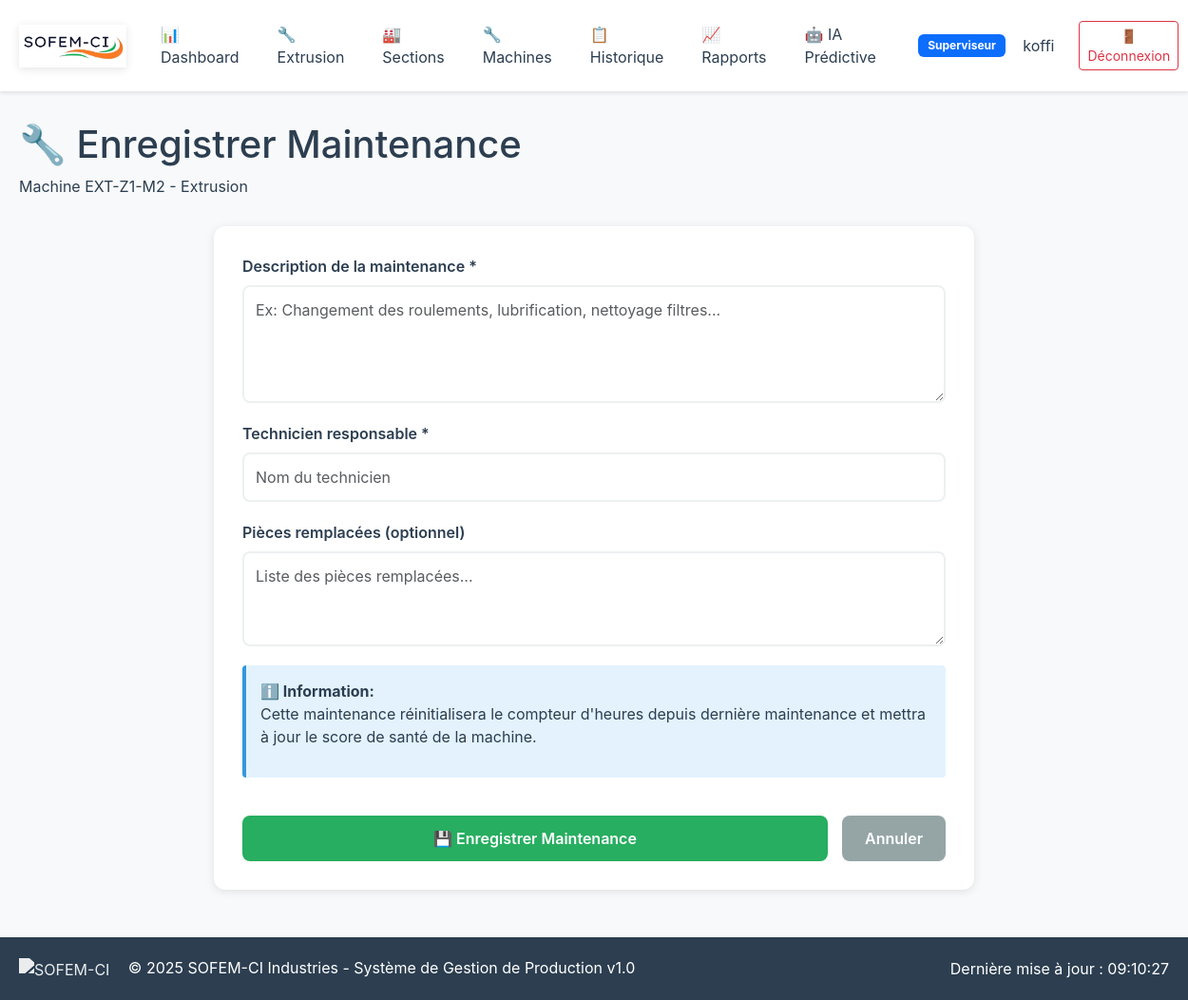
The page /ia/machine/21/maintenance/ (signed in) on the database its author committed.
### sofemci/models.py (models this page shows, shortened)
class CustomUser(AbstractUser):
    ROLES = [
        ('admin', 'Administrateur'),
        ('chef_extrusion', 'Chef Zone Extrusion'),
        ('chef_soudure', 'Chef Zone Soudure'),
        ('chef_imprimerie', 'Chef Zone Imprimerie'),
        ('chef_recyclage', 'Chef Zone Recyclage'),
        ('superviseur', 'Superviseur'),
        ('direction', 'Direction'),
    ]
    role = models.CharField(max_length=20, choices=ROLES, default='superviseur')
    telephone = models.CharField(max_length=20, blank=True)
    date_embauche = models.DateField(null=True, blank=True)
    actif = models.BooleanField(default=True)
    class Meta:
        verbose_name = "Utilisateur"
        verbose_name_plural = "Utilisateurs"

class Machine(models.Model):
    TYPES_MACHINE = [
        ('extrudeuse', 'Extrudeuse'),
        ('refroidisseur', 'Refroidisseur'),
        ('enrouleur', 'Enrouleur'),
        ('imprimante', 'Imprimante'),
        ('soudeuse', 'Soudeuse'),
        ('moulinex', 'Moulinex'),
    ]
    ETATS = [
        ('actif', 'Active'),
        ('maintenance', 'Maintenance'),
        ('arret', 'Arrêtée'),
        ('panne', 'En Panne'),
    ]
    SECTIONS = [
        ('extrusion', 'Extrusion'),
        ('imprimerie', 'Imprimerie'),
        ('soudure', 'Soudure'),
        ('recyclage', 'Recyclage'),
    ]
    numero = models.CharField(max_length=10)
    type_machine = models.CharField(max_length=20, choices=TYPES_MACHINE)
    section = models.CharField(max_length=20, choices=SECTIONS)
    zone_extrusion = models.ForeignKey(ZoneExtrusion, on_delete=models.CASCADE, null=True, blank=True)
    etat = models.CharField(max_length=15, choices=ETATS, default='actif')
    date_installation = models.DateField(null=True, blank=True)
    derniere_maintenance = models.DateField(null=True, blank=True)
    capacite_horaire = models.DecimalField(max_digits=10, decimal_places=2, null=True, blank=True)
    observations = models.TextField(blank=True)
    heures_fonctionnement_totales = models.DecimalField(
        max_digits=10,
        decimal_places=2,
        default=0,
        verbose_name="Heures de fonctionnement totales",
        help_text="Nombre total d'heures depuis installation"
    )
    heures_depuis_derniere_maintenance = models.DecimalField(
        max_digits=10,
        decimal_places=2,
        default=0,
        verbose_name="Heures depuis dernière maintenance"
    )
    prochaine_maintenance_prevue = models.DateField(
        null=True,
        blank=True,
        verbose_name="Prochaine maintenance prévue"
    )
    frequence_maintenance_jours = models.IntegerField(
        default=90,
        verbose_name="Fréquence maintenance (jours)",
        help_text="Intervalle recommandé entre maintenances"
    )
    nombre_pannes_totales = models.IntegerField(
        default=0,
        verbose_name="Nombre de pannes totales"
    )
    nombre_pannes_6_derniers_mois = models.IntegerField(
        default=0,
        verbose_name="Pannes - 6 derniers mois"
    )
    nombre_pannes_1_dernier_mois = models.IntegerField(
        default=0,
        verbose_name="Pannes - dernier mois"
    )
    date_derniere_panne = models.DateTimeField(
        null=True,
        blank=True,
        verbose_name="Date dernière panne"
    )
    duree_moyenne_reparation = models.DecimalField(
        max_digits=6,
        decimal_places=2,
        default=0,
        verbose_name="Durée moyenne réparation (heures)"
    )
    consommation_electrique_kwh = models.DecimalField(
        max_digits=10,
        decimal_places=2,
        default=0,
        verbose_name="Consommation électrique actuelle (kWh)",
        help_text="Consommation moyenne par heure"
    )
    consommation_electrique_nominale = models.DecimalField(
        max_digits=10,
        decimal_places=2,
        default=0,
        verbose_name="Consommation nominale (kWh)",
        help_text="Consommation normale à pleine charge"
    )
    temperature_actuelle = models.DecimalField(
        max_digits=5,
        decimal_places=2,
        null=True,
        blank=True,
        verbose_name="Température actuelle (°C)"
    )
    temperature_nominale = models.DecimalField(
        max_digits=5,
        decimal_places=2,
        default=0,
        verbose_name="Température nominale (°C)",
        help_text="Température normale de fonctionnement"
    )
    temperature_max_autorisee = models.DecimalField(
        max_digits=5,
        decimal_places=2,
        default=0,
        verbose_name="Température max autorisée (°C)"
    )
    score_sante_global = models.DecimalField(
        max_digits=5,
        decimal_places=2,
        default=100,
        verbose_name="Score santé global (%)",
        help_text="Score calculé par l'IA (0-100)"
    )
    probabilite_panne_7_jours = models.DecimalField(
        max_digits=5,
        decimal_places=2,
        default=0,
        verbose_name="Probabilité panne 7 jours (%)",
        help_text="Risque de panne dans les 7 prochains jours"
    )
    probabilite_panne_30_jours = models.DecimalField(
        max_digits=5,
        decimal_places=2,
        default=0,
        verbose_name="Probabilité panne 30 jours (%)"
    )
    anomalie_detectee = models.BooleanField(
        default=False,
        verbose_name="Anomalie détectée"
    )
    type_anomalie = models.CharField(
        max_length=100,
        blank=True,
        verbose_name="Type d'anomalie",
        help_text="Ex: Surchauffe, Surconsommation, Vibrations"
    )
    date_derniere_analyse_ia = models.DateTimeField(
        null=True,
        blank=True,
        verbose_name="Dernière analyse IA"
    )
    derniere_mise_a_jour_donnees = models.DateTimeField(
        auto_now=True,
        verbose_name="Dernière mise à jour données"
    )
    class Meta:
        unique_together = ['numero', 'section']
        ordering = ['section', 'numero']
        verbose_name = "Machine"
        verbose_name_plural = "Machines"

### sofemci/views.py (the view, shortened to what this page needs)
# urls.py: path('ia/machine/<int:machine_id>/maintenance/', views.enregistrer_maintenance_view, name='enregistrer_maintenance'),
@login_required
def enregistrer_maintenance_view(request, machine_id):
    machine = get_object_or_404(Machine, id=machine_id)
    context = {'machine': machine}
    return render(request, 'enregistrer_maintenance.html', context)

### templates/enregistrer_maintenance.html (shortened to what this page needs)
{% extends 'base.html' %}
{% load static %}
{% block content %}
<div class="container">
    <div class="page-header">
        <h1>🔧 Enregistrer Maintenance</h1>
        <p>Machine {{ machine.numero }} - {{ machine.get_section_display }}</p>
    </div>
    <div class="form-container">
        <form method="post" class="maintenance-form">
            <div class="form-group">
                <label for="description">Description de la maintenance *</label>
                <textarea id="description" name="description" rows="4" required class="form-control"
                          placeholder="Ex: Changement des roulements, lubrification, nettoyage filtres..."></textarea>
            </div>
            <div class="form-group">
                <label for="technicien">Technicien responsable *</label>
                <input type="text" id="technicien" name="technicien" required class="form-control"
                       placeholder="Nom du technicien">
            </div>
            <div class="form-group">
                <label for="pieces_remplacees">Pièces remplacées (optionnel)</label>
                <textarea id="pieces_remplacees" name="pieces_remplacees" rows="3" class="form-control"
                          placeholder="Liste des pièces remplacées..."></textarea>
            </div>
            <div class="info-box">
                <strong>ℹ️ Information:</strong>
                <p>Cette maintenance réinitialisera le compteur d'heures depuis dernière maintenance et mettra à jour le score de santé de la machine.</p>
            </div>
            <div class="form-actions">
                <button type="submit" class="btn-primary">💾 Enregistrer Maintenance</button>
                <a href="{% url 'machine_detail_ia' machine.id %}" class="btn-secondary">Annuler</a>
            </div>
        </form>
    </div>
</div>
{% endblock %}

### templates/base.html (shortened to what this page needs)
{% load static %}
<!DOCTYPE html>
<html lang="fr">
<head>
    <link href="https://cdn.jsdelivr.net/npm/bootstrap@5.3.0/dist/css/bootstrap.min.css" rel="stylesheet">
</head>
<body class="{% block body_class %}{% endblock %}">
   {% if user.is_authenticated %}
<nav class="navbar">
    <div class="container">
        <div class="d-flex justify-content-between align-items-center w-100">
            <div>
                <a href="{% url 'dashboard' %}" class="navbar-brand">
                    <img src="{% static 'img/logo_sofem_ci.jpeg' %}" alt="SOFEM-CI Logo" class="navbar-logo">
                </a>
            </div>
            <div class="d-flex align-items-center">
                <div class="nav-menu d-flex">
                    <a href="{% url 'dashboard' %}" class="nav-link {% if request.resolver_match.url_name == 'dashboard' %}active{% endif %}">
                        📊 Dashboard
                    </a>
                    {% if user.role in 'chef_extrusion,superviseur,admin' %}
                    <a href="{% url 'saisie_extrusion' %}" class="nav-link {% if request.resolver_match.url_name == 'saisie_extrusion' %}active{% endif %}">
                        🔧 Extrusion
                    </a>
                    {% endif %}
                    {% if user.role in 'chef_imprimerie,chef_soudure,chef_recyclage,superviseur,admin' %}
                    <a href="{% url 'saisie_sections' %}" class="nav-link {% if request.resolver_match.url_name == 'saisie_sections' %}active{% endif %}">
                        🏭 Sections
                    </a>
                    {% endif %}
                    {% if user.role in 'superviseur,admin' %}
                    <a href="{% url 'machines_list' %}" class="nav-link {% if 'machine' in request.resolver_match.url_name %}active{% endif %}">
                        🔧 Machines
                    </a>
                    {% endif %}
                    <a href="{% url 'historique' %}" class="nav-link {% if request.resolver_match.url_name == 'historique' %}active{% endif %}">
                        📋 Historique
                    </a>
                    {% if user.role in 'superviseur,admin,direction' %}
                    <a href="{% url 'rapports' %}" class="nav-link {% if request.resolver_match.url_name == 'rapports' %}active{% endif %}">
                        📈 Rapports
                    </a>
                    {% endif %}
                    {% if user.role in 'superviseur,admin,direction' %}
                    <a href="{% url 'dashboard_ia' %}" class="nav-link">
                      🤖 IA Prédictive
                    </a>
                    {% endif %}
                </div>
                <div class="ms-4 user-info">
                    <span class="badge bg-primary">{{ user.get_role_display|default:user.role }}</span>
                    <span class="ms-2">{{ user.get_full_name|default:user.username }}</span>
                    <a href="{% url 'logout' %}" class="btn btn-sm btn-outline-danger ms-3">
                        🚪 Déconnexion
                    </a>
                </div>
            </div>
        </div>
    </div>
</nav>
{% endif %}
    <main class="{% if user.is_authenticated %}main-content{% else %}auth-main{% endif %}">
        {% block content %}{% endblock %}
    </main>
    {% if user.is_authenticated %}
        <footer class="main-footer">
            <div class="footer-content">
                <div class="footer-left">
                    <img src="{% static 'images/logo-sofem-ci.png' %}" alt="SOFEM-CI" class="footer-logo">
                    <span>&copy; 2025 SOFEM-CI Industries - Système de Gestion de Production v1.0</span>
                </div>
                <div class="footer-right">
                    <span id="last-update">Dernière mise à jour : {{ "now"|date:"H:i:s" }}</span>
                </div>
            </div>
        </footer>
    {% endif %}
</body>
</html>

### templates/base.html (style rules this page uses)
:root { --primary-color: #3498db; --secondary-color: #2c3e50; --success-color: #27ae60; --warning-color: #f39c12; --danger-color: #e74c3c; --light-bg: #f8f9fa; --border-color: #e1e8ed; --text-dark: #2c3e50; --text-light: #7f8c8d; }
body { font-family: -apple-system, BlinkMacSystemFont, 'Segoe UI', Roboto, 'Helvetica Neue', Arial, sans-serif; background-color: var(--light-bg); color: var(--text-dark); }
.navbar { background: white; box-shadow: 0 2px 4px rgba(0,0,0,0.1); padding: 1rem 0; margin-bottom: 2rem; }
.navbar-brand { display: flex; align-items: center; gap: 12px; font-size: 1.5rem; font-weight: 700; color: var(--text-dark) !important; text-decoration: none; transition: transform 0.3s ease; }
.navbar-logo { height: 45px; width: auto; filter: drop-shadow(0 2px 4px rgba(0,0,0,0.1)); }
.nav-link { color: var(--text-dark); padding: 0.5rem 1rem; margin: 0 0.25rem; border-radius: 0.25rem; transition: all 0.3s ease; }
.container { max-width: 1400px; margin: 0 auto; padding: 0 20px; }
.main-footer { background: var(--secondary-color); color: white; padding: 20px 0; margin-top: 50px; }
.footer-content { max-width: 1400px; margin: 0 auto; padding: 0 20px; display: flex; justify-content: space-between; align-items: center; }
.footer-logo { height: 35px; width: auto; margin-right: 15px; vertical-align: middle; filter: brightness(0) invert(1); opacity: 0.9; }
.user-info { display: flex; align-items: center; gap: 10px; }
.badge { font-size: 0.75rem; padding: 0.35rem 0.65rem; }

### templates/enregistrer_maintenance.html (style rules this page uses)
.form-container { max-width: 800px; margin: 30px auto; background: white; padding: 30px; border-radius: 12px; box-shadow: 0 2px 10px rgba(0,0,0,0.1); }
.maintenance-form { display: flex; flex-direction: column; gap: 20px; }
.form-group label { display: block; margin-bottom: 8px; font-weight: 600; color: #2c3e50; }
.form-control { width: 100%; padding: 12px; border: 2px solid #ecf0f1; border-radius: 8px; font-size: 1rem; }
.info-box { background: #e3f2fd; border-left: 4px solid #3498db; padding: 15px; border-radius: 4px; }
.form-actions { display: flex; gap: 15px; margin-top: 20px; }
.btn-primary, .btn-secondary { padding: 12px 24px; border-radius: 8px; border: none; font-weight: 600; cursor: pointer; text-decoration: none; display: inline-block; text-align: center; }
.btn-primary { background: #27ae60; color: white; flex: 1; }
.btn-secondary { background: #95a5a6; color: white; }

### rows shown on the page
CustomUser: role "Superviseur", get_full_name "koffi"
Machine: numero "EXT-Z1-M2", section "Extrusion"
